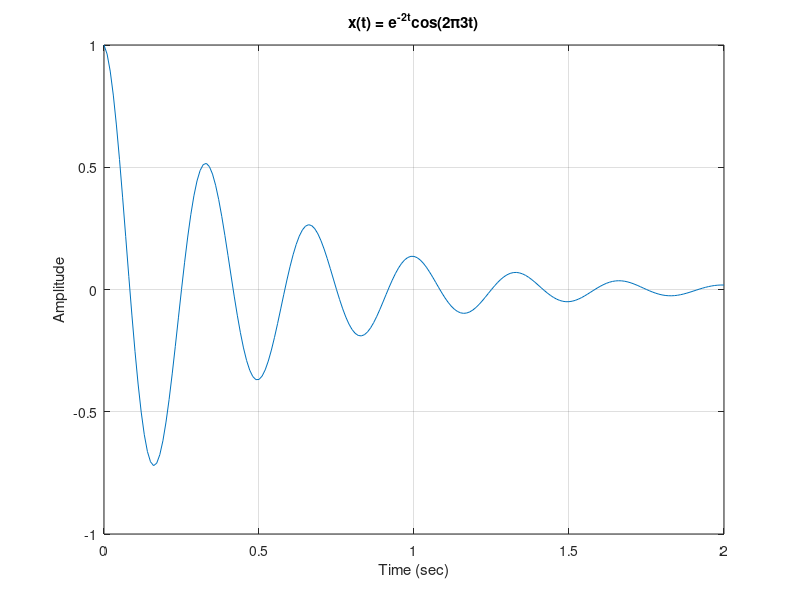
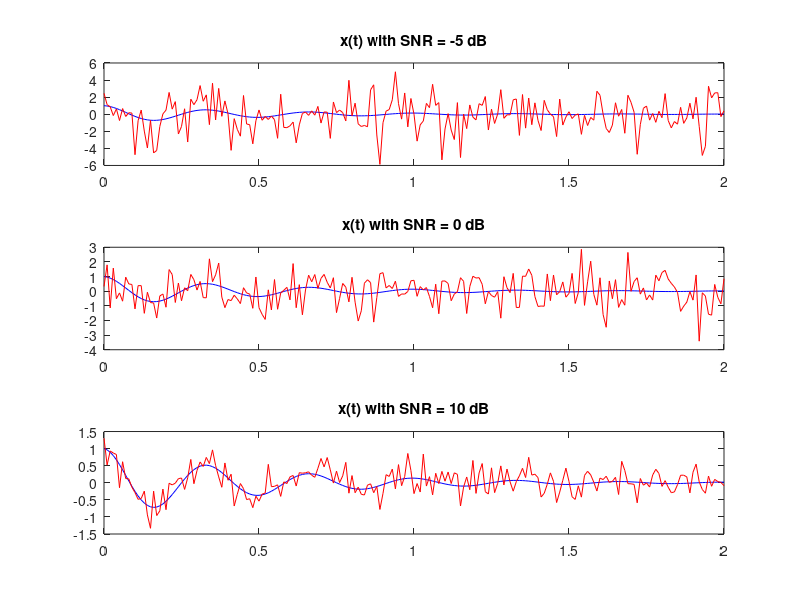

Source code (MATLAB) for these figures, in order: (Note: this script raises an error after producing the figures.)
%% ECE 3770 - Lab 1
% G.Davis
% 2/5/2021

clc; clear; close all;

%% Part 1
% Generating and plotting x(t)

t = 0:0.01:2;
fun = @(x) exp(-2*x).*cos(2*pi*3*x);
x = fun(t);

figure(1)
plot(t,x); grid
xlabel('Time (sec)')
ylabel('Amplitude')
title(['x(t) = e^{-2t}cos(2\pi3t)'])

%% Part 2
% Finding the power of x(t)

N = length(x);
Ts = 2/N;
P = 0;

for n = 1:N
    P = P + x(n)^2 * Ts;
end

fprintf("Power of Signal x(t): %4.3f W\n\n",P/2);

%% Part 3
% Adding noise to x(t) and plotting varying results

xm5 = awgn(x,-5);
x0 = awgn(x,0);
x10 = awgn(x,10);

% Generating subplots and superimposing noisy signals over base signal
figure(9)
subplot(3,1,1), plot(t, x, 'Color', 'blue'); title('x(t) with SNR = -5 dB'); hold on
plot(t, xm5,  'Color', 'red'); hold off
subplot(3,1,2), plot(t, x, 'Color', 'blue'); title('x(t) with SNR = 0 dB'); hold on
plot(t, x0,  'Color', 'red'); hold off
subplot(3,1,3), plot(t, x, 'Color', 'blue'); title('x(t) with SNR = 10 dB'); hold on
plot(t, x10,  'Color', 'red'); hold off

% Adding common axis labels for the subplots
ax = axes('Parent',figure(9),'visible','off');
ax.XLabel.Visible='on';
ax.YLabel.Visible='on';
xlabel(ax,'Time (sec)')
ylabel(ax,'Amplitude');

%% Part 4
% Making the ABC News audio clip inaudible

load abcnews;
snr = -10;
fs = 22000;

m2 = awgn(m,snr);
sound(m2,fs);

fprintf("The following SNR renders the ABC News audio inaudible: %d dB",snr);
